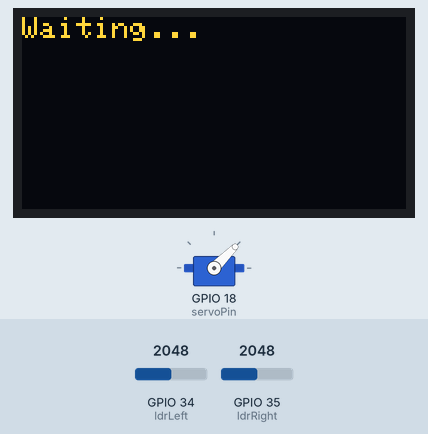
The sketch below on a simulated ESP32. Shown: 128×64 one-colour display, servo. The inputs (shaded band) are chosen by the test bench; at power-on: GPIO 34 (ldrLeft) = 2048, GPIO 35 (ldrRight) = 2048. The OLED is the two-colour kind (top 16 rows yellow); WiFi joins after 1.5 s; servers stay silent unless stated; what the sketch prints to the serial monitor is not drawn.

Above: at 4.7 s.
4.8 s: GPIO 34 (ldrLeft) set to 2169
6.3 s: GPIO 34 (ldrLeft) set to 2237
At 7.0 s:
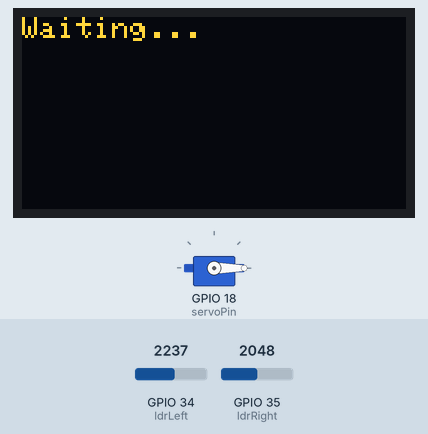
7.8 s: GPIO 35 (ldrRight) set to 2345
9.3 s: GPIO 35 (ldrRight) set to 2428
At 10.6 s:
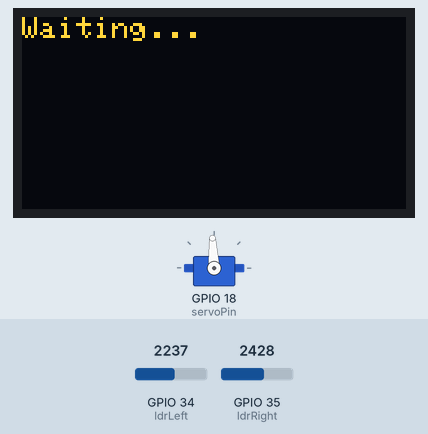
Timing chart, 0 to 11.9 s (numbered marks = the images above; inputs shaded):
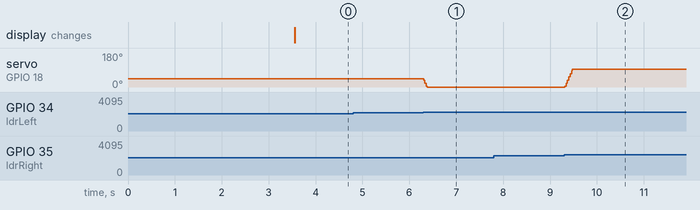

Measured:
- the behaviour switches between 2198 and 2199 on GPIO 34 (ldrLeft) (found by bisection; images 0 and 1)
- the behaviour switches between 2387 and 2388 on GPIO 35 (ldrRight) (found by bisection; images 1 and 2)
- after the input at 4.8 s, every drawn part: stays the same
- after the input at 6.3 s, servo on GPIO 18 (servoPin): 45° → 0° at once
- after the input at 7.8 s, every drawn part: stays the same
- after the input at 9.3 s, servo on GPIO 18 (servoPin): 0° → 93° at once

The sketch:

esp32.ino
```cpp
#include <Wire.h>
#include <Adafruit_GFX.h>
#include <Adafruit_SSD1306.h>
#include <ESP32Servo.h>
#include <WiFi.h>
#include <HTTPClient.h>
#include <ArduinoJson.h>

#define SCREEN_WIDTH 128
#define SCREEN_HEIGHT 64
Adafruit_SSD1306 display(SCREEN_WIDTH, SCREEN_HEIGHT, &Wire, -1);

const int ldrLeft = 34;
const int ldrRight = 35;
const int servoPin = 18;
Servo myservo;

// ===== WIFI =====
const char* ssid = "SENTINEL.SAT";
const char* password = "EspTest1234+";

// ===== SERVER =====
const char* serverUrl = "https://sentinel-sat.onrender.com/api/esp32/log";

// ===== SERVO SETTINGS =====
int pos = 45;
int minAngle = 0;
int maxAngle = 90;
int tolerance = 150;
int speed = 8;

// ===== INTERNET SETTINGS =====
unsigned long lastRequest = 0;
unsigned long requestInterval = 2000; // каждые 2 секунды
String currentLog = "Waiting...";

void drawScreen() {
  display.clearDisplay();
  display.setTextSize(1);
  display.setTextColor(WHITE);
  display.setCursor(0,0);
  display.println(currentLog);
  display.display();
}

void connectWiFi() {
  WiFi.begin(ssid, password);
  Serial.print("Connecting WiFi");
  while (WiFi.status() != WL_CONNECTED) {
    delay(500);
    Serial.print(".");
  }
  Serial.println("\nWiFi connected");
  Serial.print("IP: "); Serial.println(WiFi.localIP());
}

void fetchLog() {
  if (WiFi.status() != WL_CONNECTED) return;

  HTTPClient http;
  http.begin(serverUrl);
  int httpCode = http.GET();

  if (httpCode == 200) {
    String payload = http.getString();
    Serial.println(payload);

    StaticJsonDocument<256> doc;
    DeserializationError error = deserializeJson(doc, payload);

    if (!error) {
      currentLog = doc["log"].as<String>();
    }
  } else {
    Serial.printf("HTTP error: %d\n", httpCode);
  }

  http.end();
}

void setup() {
  Serial.begin(115200);

  if(!display.begin(SSD1306_SWITCHCAPVCC, 0x3C))
    Serial.println("OLED error");

  ESP32PWM::allocateTimer(0);
  myservo.setPeriodHertz(50);
  myservo.attach(servoPin, 500, 2400);

  myservo.write(pos);
  delay(2000);

  connectWiFi();
  drawScreen();
}

void loop() {
  // ===== СЕРВО + ДАТЧИКИ =====
  int valLeft = analogRead(ldrLeft);
  int valRight = analogRead(ldrRight);

  if (abs(valLeft - valRight) > tolerance) {
    if (valLeft > valRight) {
      if (pos > minAngle) pos -= speed;
    }
    else {
      if (pos < maxAngle) pos += speed;
    }
    myservo.write(pos);
  }

  // ===== ПИНГУЕМ СЕРВЕР =====
  if (millis() - lastRequest > requestInterval) {
    fetchLog();
    drawScreen();
    lastRequest = millis();
  }

  delay(15); // плавность серво
}
```
